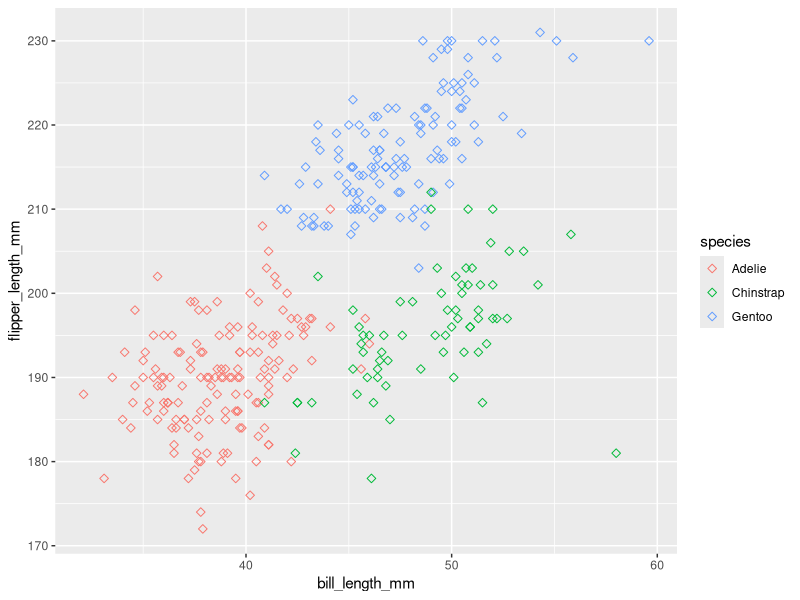
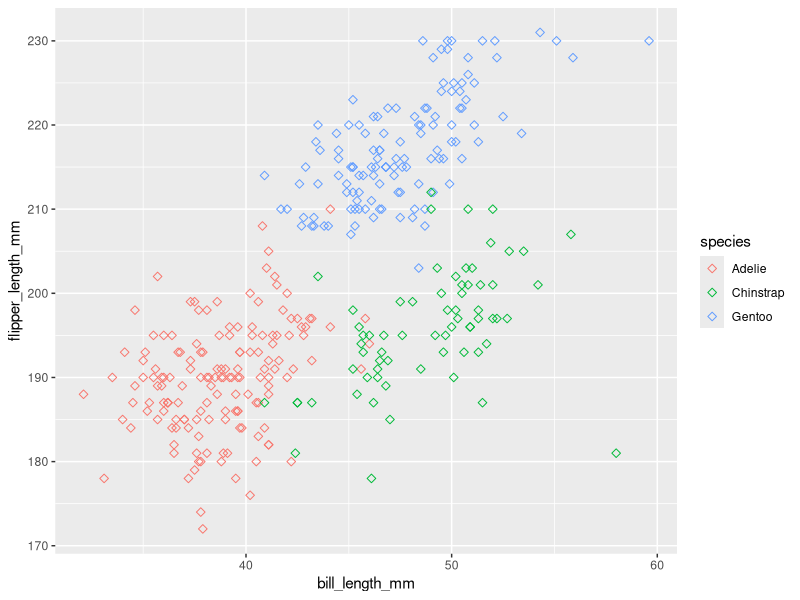

Generate these figures, in order, with R:
## ---- chunk 1
library(tidyverse)
## ---- chunk 2
set.seed(12345)

mydataframe <- tibble(
                  random_sample = rnorm(10),
                  logical_vec = c(random_sample > 0),
                  char_vec = c("My", "name", "is", "Tanvir", "Khan", "and", "I", "like","the", "Lakers"),
                  fac_vec = factor(c("single", "single", "single", "single", "married", "married", "married", "divorced", "divorced", "divorced")),
)

knitr::kable(mydataframe)
## ---- chunk 3
rnorm_mean = mean(pull(mydataframe, random_sample))
logicalvec_mean = mean(pull(mydataframe, logical_vec))
charvec_mean = mean(pull(mydataframe, char_vec))
facvec_mean = mean(pull(mydataframe, fac_vec))
## ---- chunk 4
numeric_char = as.numeric(pull(mydataframe,char_vec))
numeric_logv = as.numeric(pull(mydataframe, logical_vec))
numeric_fac = as.numeric(pull(mydataframe, fac_vec))
## ---- chunk 5
numeric_character = as.numeric(factor(pull(mydataframe, char_vec)))
## ---- chunk 6
mean_numchar = mean(numeric_char)
mean_numlogic = mean(numeric_logv)
mean_numfactor = mean(numeric_fac)
## ---- chunk 7
data("penguins", package = "palmerpenguins")
skimr::skim(penguins)
## ---- chunk 8
penguin_scatterplot <- ggplot(penguins, aes(x = bill_length_mm, y = flipper_length_mm, color = species)) +
  geom_point(size = 2, shape = 23)

penguin_scatterplot
## ---- chunk 9
ggsave("scatter_plot.pdf", plot = penguin_scatterplot, height = 4, width = 6)
